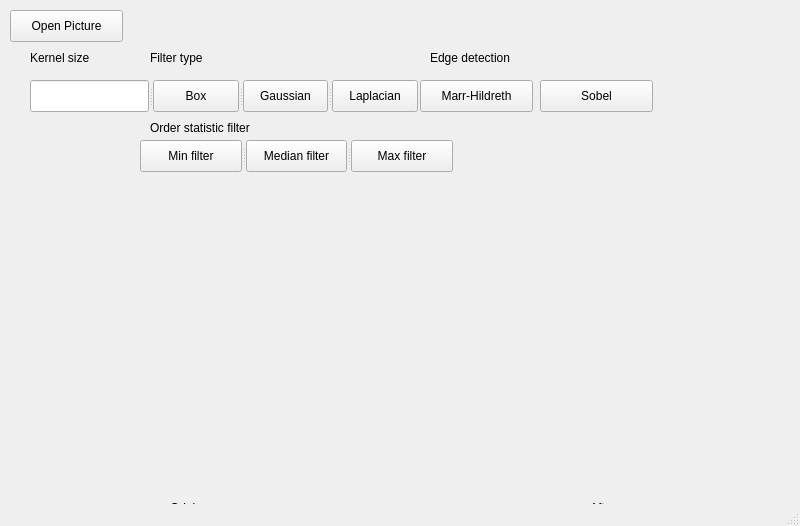
<?xml version="1.0" encoding="UTF-8"?>
<ui version="4.0">
 <class>MainWindow</class>
 <widget class="QMainWindow" name="MainWindow">
  <property name="geometry">
   <rect>
    <x>0</x>
    <y>0</y>
    <width>800</width>
    <height>526</height>
   </rect>
  </property>
  <property name="windowTitle">
   <string>MainWindow</string>
  </property>
  <widget class="QWidget" name="centralwidget">
   <widget class="QPushButton" name="OpenPicture">
    <property name="geometry">
     <rect>
      <x>10</x>
      <y>10</y>
      <width>113</width>
      <height>32</height>
     </rect>
    </property>
    <property name="text">
     <string>Open Picture</string>
    </property>
   </widget>
   <widget class="QLabel" name="label">
    <property name="geometry">
     <rect>
      <x>30</x>
      <y>50</y>
      <width>71</width>
      <height>16</height>
     </rect>
    </property>
    <property name="text">
     <string>Kernel size</string>
    </property>
   </widget>
   <widget class="QPushButton" name="MarrHildreth">
    <property name="geometry">
     <rect>
      <x>420</x>
      <y>80</y>
      <width>113</width>
      <height>32</height>
     </rect>
    </property>
    <property name="text">
     <string>Marr-Hildreth</string>
    </property>
   </widget>
   <widget class="QPushButton" name="Sobel">
    <property name="geometry">
     <rect>
      <x>540</x>
      <y>80</y>
      <width>113</width>
      <height>32</height>
     </rect>
    </property>
    <property name="text">
     <string>Sobel</string>
    </property>
   </widget>
   <widget class="QLabel" name="label_2">
    <property name="geometry">
     <rect>
      <x>150</x>
      <y>50</y>
      <width>71</width>
      <height>16</height>
     </rect>
    </property>
    <property name="text">
     <string>Filter type</string>
    </property>
   </widget>
   <widget class="QLabel" name="label_3">
    <property name="geometry">
     <rect>
      <x>430</x>
      <y>50</y>
      <width>91</width>
      <height>16</height>
     </rect>
    </property>
    <property name="text">
     <string>Edge detection</string>
    </property>
   </widget>
   <widget class="QLabel" name="label_4">
    <property name="geometry">
     <rect>
      <x>150</x>
      <y>120</y>
      <width>131</width>
      <height>16</height>
     </rect>
    </property>
    <property name="text">
     <string>Order statistic filter</string>
    </property>
   </widget>
   <widget class="QLabel" name="ImageShow">
    <property name="geometry">
     <rect>
      <x>30</x>
      <y>190</y>
      <width>291</width>
      <height>291</height>
     </rect>
    </property>
    <property name="text">
     <string/>
    </property>
   </widget>
   <widget class="QLabel" name="label_5">
    <property name="geometry">
     <rect>
      <x>170</x>
      <y>500</y>
      <width>41</width>
      <height>16</height>
     </rect>
    </property>
    <property name="text">
     <string>Origin</string>
    </property>
   </widget>
   <widget class="QLabel" name="ImageShowOutput">
    <property name="geometry">
     <rect>
      <x>380</x>
      <y>190</y>
      <width>351</width>
      <height>291</height>
     </rect>
    </property>
    <property name="text">
     <string/>
    </property>
   </widget>
   <widget class="QLabel" name="label_6">
    <property name="geometry">
     <rect>
      <x>590</x>
      <y>500</y>
      <width>41</width>
      <height>16</height>
     </rect>
    </property>
    <property name="text">
     <string>After</string>
    </property>
   </widget>
   <widget class="QSplitter" name="splitter">
    <property name="geometry">
     <rect>
      <x>30</x>
      <y>80</y>
      <width>388</width>
      <height>32</height>
     </rect>
    </property>
    <property name="orientation">
     <enum>Qt::Horizontal</enum>
    </property>
    <widget class="QLineEdit" name="KernelSize"/>
    <widget class="QSplitter" name="splitter_2">
     <property name="orientation">
      <enum>Qt::Horizontal</enum>
     </property>
     <widget class="QPushButton" name="Box">
      <property name="text">
       <string>Box</string>
      </property>
     </widget>
     <widget class="QPushButton" name="Gaussian">
      <property name="text">
       <string>Gaussian</string>
      </property>
     </widget>
     <widget class="QPushButton" name="Laplacian">
      <property name="text">
       <string>Laplacian</string>
      </property>
     </widget>
    </widget>
   </widget>
   <widget class="QLabel" name="NameShow">
    <property name="geometry">
     <rect>
      <x>130</x>
      <y>20</y>
      <width>111</width>
      <height>16</height>
     </rect>
    </property>
    <property name="text">
     <string/>
    </property>
   </widget>
   <widget class="QSplitter" name="splitter_3">
    <property name="geometry">
     <rect>
      <x>140</x>
      <y>140</y>
      <width>313</width>
      <height>32</height>
     </rect>
    </property>
    <property name="orientation">
     <enum>Qt::Horizontal</enum>
    </property>
    <widget class="QPushButton" name="MinFilter">
     <property name="text">
      <string>Min filter</string>
     </property>
    </widget>
    <widget class="QPushButton" name="MedianFilter">
     <property name="text">
      <string>Median filter</string>
     </property>
    </widget>
    <widget class="QPushButton" name="MaxFilter">
     <property name="text">
      <string>Max filter</string>
     </property>
    </widget>
   </widget>
  </widget>
  <widget class="QMenuBar" name="menubar">
   <property name="geometry">
    <rect>
     <x>0</x>
     <y>0</y>
     <width>800</width>
     <height>24</height>
    </rect>
   </property>
  </widget>
  <widget class="QStatusBar" name="statusbar"/>
 </widget>
 <resources/>
 <connections/>
</ui>
